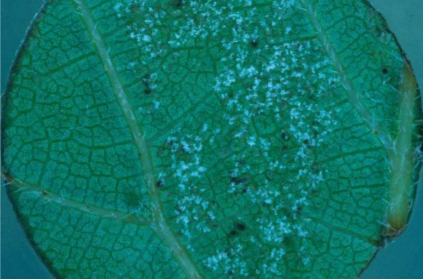
#> input picture photos/leafDiskMildew.PNG, 423 x 279 px; its folder holds only this picture in this run
$ python -i diskAnalyzer.py   (imports and definitions only)
#> lines starting #> are read from the running program, lines starting #| are printed output that depends on the picture; after the words box and inside, x2 and y2 are one past the last pixel; in counts of white or black regions, pixels touching at a corner belong together
#!/usr/bin/env python3

#Imports that dont need to be installed via pip
import math
import os
import glob
import time
import tkinter as tk
import threading as thr
import numpy as np

#--------------------------------------------#

#Imports that need to be installed via pip:
import cv2 as cv #opencv-python
import openpyxl, openpyxl.styles #openpyxl
import skimage #scikit-image and scipy

#--------------------------------------------#

#GUI Imports
import GUI
import calendarPicker as cp

#--------------------------------------------#

#Specific functionality imports
from math import sqrt
from math import pi
from pathlib import Path as pth
from tkinter.filedialog import askopenfilename, asksaveasfilename
from tkinter import messagebox
from skimage import data
from skimage.feature import blob_log

#--------------------------------------------#


# Author(s): Kyle Sargent, Connor Jansen, Colton Eddy, Alex Wilson, Emily Box
# Version: 2.0


# -----------------------------------------------------------------------------------------------------------------

# Copyright: Copyright (c) 2019, Missouri State University
# All rights reserved.
# Redistribution and use in source and binary forms, with or without modification, are permitted provided that the
# following conditions are met:
# * Redistributions of source code must retain the above copyright notice, this list of conditions and the following
# disclaimer.
# * Redistributions in binary form must reproduce the above copyright notice, this list of conditions and the
# following disclaimer in the documentation and/or other materials provided with the distribution.
# * Neither the name of the organization nor the names of its contributors may be used to endorse or promote
# products derived from this software without specific prior written permission.
# THIS SOFTWARE IS PROVIDED BY THE COPYRIGHT HOLDERS AND CONTRIBUTORS "AS IS" AND ANY
# EXPRESS OR IMPLIED WARRANTIES, INCLUDING, BUT NOT LIMITED TO, THE IMPLIED WARRANTIES OF
# MERCHANTABILITY AND FITNESS FOR A PARTICULAR PURPOSE ARE DISCLAIMED. IN NO EVENT
# SHALL MISSOURI STATE UNIVERSITY BE LIABLE FOR ANY DIRECT, INDIRECT, INCIDENTAL, SPECIAL,
# EXEMPLARY, OR CONSEQUENTIAL DAMAGES (INCLUDING, BUT NOT LIMITED TO, PROCUREMENT OF
# SUBSTITUTE GOODS OR SERVICES; LOSS OF USE, DATA, OR PROFITS; OR BUSINESS INTERRUPTION)
# HOWEVER CAUSED AND ON ANY THEORY OF LIABILITY, WHETHER IN CONTRACT, STRICT LIABILITY,
# OR TORT (INCLUDING NEGLIGENCE OR OTHERWISE) ARISING IN ANY WAY OUT OF THE USE OF THIS
# SOFTWARE, EVEN IF ADVISED OF THE POSSIBILITY OF SUCH DAMAGE.

# -------------------------------------------------------------------------------------------------------------------

thrLock = thr.Lock()

# [60 lines left out: function writeToExcel, not called in this run]

def backgroundRemove(img):
    height, width = img.shape[:2]

    #Create a mask holder
    mask = np.zeros(img.shape[:2],np.uint8)

    #Grab Cut the object
    bgdModel = np.zeros((1,65),np.float64)
    fgdModel = np.zeros((1,65),np.float64)

    #create Rect The object must lie witin
    rect = (2,0,width-10,height)
    cv.grabCut(img,mask,rect,bgdModel,fgdModel,100,cv.GC_INIT_WITH_RECT)
    mask = np.where((mask==2)|(mask==0),0,1).astype('uint8')
    final = img*mask[:,:,np.newaxis]

    return final

def calculateMildewArea(path):
    """

    Area finding function, Will utilize HoughCircle method to detect circles
    within the photo or hard coded method to detect circles. After finding the circle, the image is cropped down and then hsv detection is ran on
    it. After the hsv is completed, Edge Detection is ran on the newly hsv filtered photo. After Edge detection, contouring is performed for

    Input(s): path (String)
    Output(s): mildewEdgeArea (int)
    Local Variable(s): img/cimg/hsv/mask/res/edges (numpy ndarray), height/width/area/rad/channel/mildewEdgeArea/cont/contArea (int), hsvValues (array of ints),
                       lower_green/upper_green/contours/hierarchy (nparray

    """
#> called with path = '../photos/leafDiskMildew.PNG'

    img = cv.imread(path,1)
#> img is the input picture: shape (279, 423, 3); mean B, G, R 101.9, 115.7, 13.9
    h,w = img.shape[:2]
#> h = 279; w = 423

    if h < 280 and w < 423:
        print("Image Resolution too small for analyzing! Image passed is too small for analyzing, please resize or retry with a different image.")
        return -1
    if h > 280 and w > 423:
        img = cv.resize(img,(423,280)) #resize image, for easier reading and faster execution.


    try:
        img = backgroundRemove(img)
#> in backgroundRemove, `final = img*mask[:,:,np.newaxis]`:
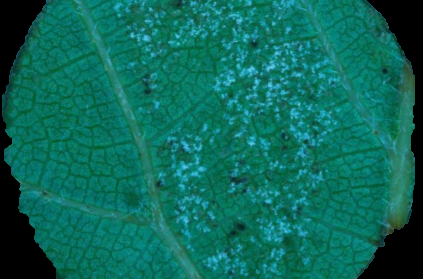
#> final: shape (279, 423, 3); mean B, G, R 90.7, 105.4, 11.9
    except:
        img = cv.cvtColor(img, cv.COLOR_BGRA2BGR)
        img = backgroundRemove(img)

    img = cv.medianBlur(img,3) #add blur to reduce noise on photo.

    hsv = cv.cvtColor(img, cv.COLOR_BGR2HSV)
#> hsv: shape (279, 423, 3); mean H, S, V 76.4, 205.1, 105.6

    height, width = hsv.shape[:2]
#> height = 279; width = 423

    #check how many pixels are now black after BR
    leafDiskAreaAfterBR = 0
    for x in range(0, width):
        for y in range(0, height):
            pixel= img[y, x]
            if(np.any(pixel > np.array([0,0,0]))):
                leafDiskAreaAfterBR +=1
#> after the loop, leafDiskAreaAfterBR = 105995

    #darker colors (to mask out)
    lower_green = np.array([0,0, 180])
    #lighter colors
    upper_green = np.array([255, 255, 255])

    #masking pixels to remove irrelevant data
    mask = cv.inRange(hsv, lower_green, upper_green)
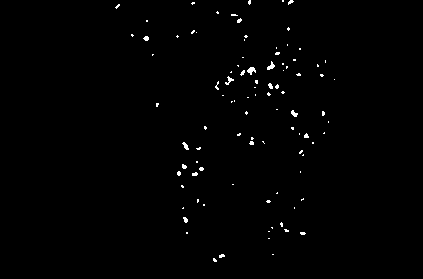
#> mask: shape (279, 423); 0.74% white in thin lines or dots, all inside (x1, y1, x2, y2) = (115, 0, 335, 262)
    res = cv.bitwise_and(img, img, mask=mask)

    resGrey = cv.cvtColor(res, cv.COLOR_BGR2GRAY)

    blobs = blob_log(resGrey, max_sigma=30, num_sigma=10, threshold=.091)
#> blobs = 117 rows, first 8: [35, 132, 1], [36, 177, 1], [12, 217, 1], [186, 182, 1], [128, 292, 1], [81, 256, 1], [36, 246, 1], [92, 283, 1]

    # Compute radii in the 3rd column.
    blobs[:, 2] = blobs[:, 2] * sqrt(2)

    #loop through each blob found above and compute area of circle to be drawn from given radius.
    blobAreaFound = 0
    for blob in blobs:
        y, x, r = blob
        blobAreaFound += pi * (r**2)
#> this loop made 117 passes
#> (blob, y, x, blobAreaFound) on passes 4 to 15: ([186, 182, 1.41], 186, 182, 25.13), ([128, 292, 1.41], 128, 292, 31.42), ([81, 256, 1.41], 81, 256, 37.7), ([36, 246, 1.41], 36, 246, 43.98), ([92, 283, 1.41], 92, 283, 50.27), ([112, 246, 1.41], 112, 246, 56.55), ([138, 252, 1.41], 138, 252, 62.83), ([29, 288, 1.41], 29, 288, 69.12), ([201, 268, 1.41], 201, 268, 75.4), ([75, 321, 1.41], 75, 321, 81.68), ([74, 299, 1.41], 74, 299, 87.96), ([127, 205, 1.41], 127, 205, 94.25)
#> after the loop, blobAreaFound = 1158

    return (blobAreaFound/leafDiskAreaAfterBR) * 100

# [140 lines left out: functions threadHandler, findOccurrences, getNumbers, not called in this run]

def date():
    global datePicker
    datePicker = cp.DatePicker(format_str="%01d-%02d-%02d")

def returnDate():
    return datePicker.date

# [221 lines left out: function main, not called in this run]


# [1 line not run here, left out]

>>> result = calculateMildewArea('../photos/leafDiskMildew.PNG')
#> result = 1.09
